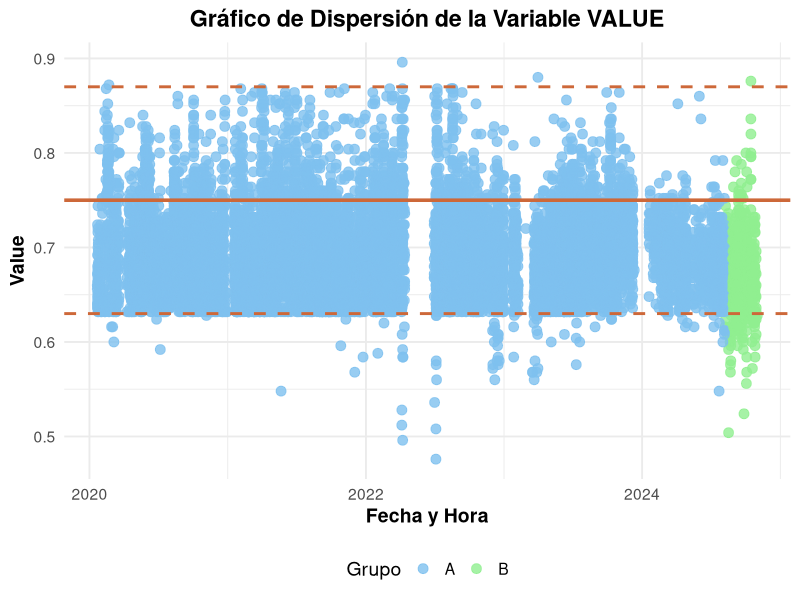

Source code (R):
## ---- chunk 1

library(readxl)
library(ggplot2)
library(dplyr)
library(knitr)

## ---- chunk 2

TDC <- read_excel("data/PP.xlsx")

TDC <- TDC %>%
  mutate(VALUE = gsub(",", ".", VALUE) %>% as.numeric())

TDC <- TDC |>
  mutate(VALUE = if_else(VALUE == 0, NA_real_, VALUE))

Q1 <- quantile(TDC$VALUE, 0.25, na.rm = TRUE)
Q3 <- quantile(TDC$VALUE, 0.75, na.rm = TRUE)
lower_bound <- Q1 - 3.5 * (Q3 - Q1) 
upper_bound <- Q3 + 3.5 * (Q3 - Q1)

#Por la naturaleza de los datos, se multiplica el IQR por 3.5 para eliminar sólo los valores atìpicos extremos.

TDC <- TDC |>
  filter(VALUE >= lower_bound & VALUE <= upper_bound) |>
  mutate(GRUPO = ifelse(TIME_STAMP < as.POSIXct("2024-08-07 00:00:00"), "A", "B"))

## ---- chunk 3

lower_limit <- 0.75 - 0.12  # 0.63
nominal <- 0.75
upper_limit <- 0.75 + 0.12  # 0.87

# Gráfico de dispersión
ggplot(data = TDC, aes(x = TIME_STAMP, y = VALUE, color = GRUPO)) +
  geom_point(size = 3, alpha = 0.8) +  # Puntos de dispersión
  geom_hline(yintercept = lower_limit, linetype = "dashed", color = "#CD6839", linewidth = 1) +
  geom_hline(yintercept = upper_limit, linetype = "dashed", color = "#CD6839", linewidth = 1) +
  geom_hline(yintercept = nominal, linetype = "solid", color = "#CD6839", linewidth = 1.2) +
  labs(title = "Gráfico de Dispersión de la Variable VALUE",
       x = "Fecha y Hora",
       y = "Value",
       color = "Grupo") +
  scale_color_manual(values = c("A" = "#7EC0EE", "B" = "#90EE90")) +  # Colores por grupo
  theme_minimal(base_size = 14) +  # Tema minimalista
  theme(
    plot.title = element_text(face = "bold", hjust = 0.5),  # Título centrado y en negrita
    plot.subtitle = element_text(hjust = 0.5, margin = margin(b = 10)),  # Espaciado del subtítulo
    axis.title = element_text(face = "bold"),
    legend.position = "bottom"
  )


## ---- chunk 4

Resumen <- TDC |>
  group_by(GRUPO) |>
  summarise(
    media = round(mean(VALUE, na.rm = TRUE), 3),
    mediana = round(median(VALUE, na.rm = TRUE), 3),
    sd = round(sd(VALUE, na.rm = TRUE), 3),
    min = round(min(VALUE, na.rm = TRUE), 3),
    max = round(max(VALUE, na.rm = TRUE), 3),
    n = n()
  )

View(Resumen)
#kable(Resumen, caption = "Medidas de Resumen por Grupo")

